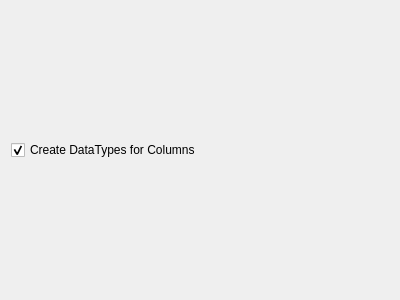
<?xml version="1.0" encoding="UTF-8"?>
<ui version="4.0">
 <class>ReverseEngineerWizardOptionsForm</class>
 <widget class="QWidget" name="ReverseEngineerWizardOptionsForm">
  <property name="geometry">
   <rect>
    <x>0</x>
    <y>0</y>
    <width>400</width>
    <height>300</height>
   </rect>
  </property>
  <property name="windowTitle">
   <string>Form</string>
  </property>
  <layout class="QVBoxLayout" name="verticalLayout">
   <item>
    <widget class="QCheckBox" name="checkBox">
     <property name="toolTip">
      <string>If this checkbox is checked the application will create a datatype using the name of the columns as reference, otherwise it will create a datatype for the SQL type of the columns. The first option gives a more strict overview of the system at the cost of having more datatypes that might reference similar SQL types.</string>
     </property>
     <property name="text">
      <string>Create DataTypes for Columns</string>
     </property>
     <property name="checked">
      <bool>true</bool>
     </property>
    </widget>
   </item>
  </layout>
 </widget>
 <resources/>
 <connections/>
</ui>
